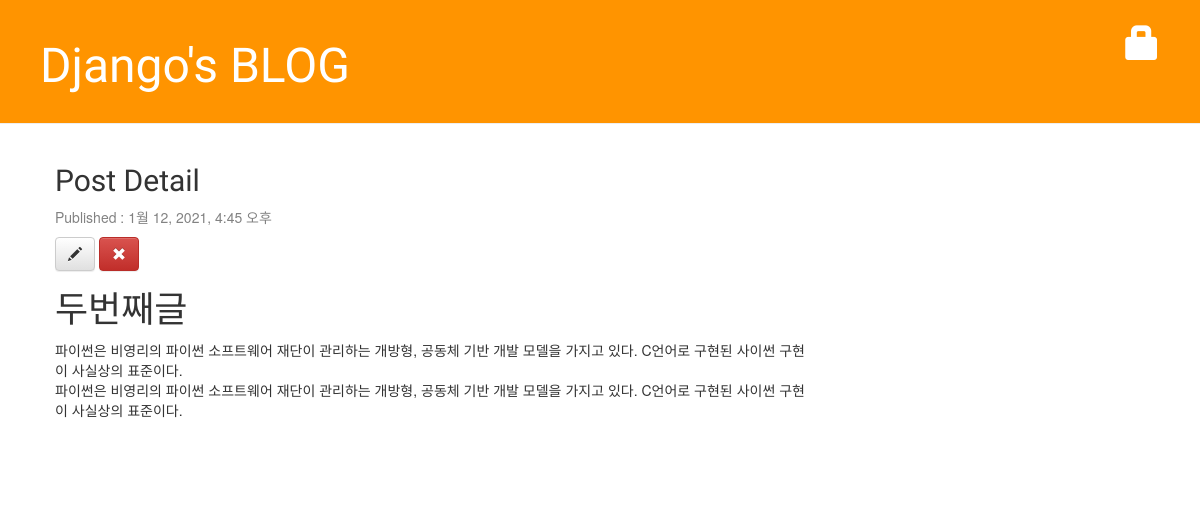
The page /post/2 on the database as committed earlier.
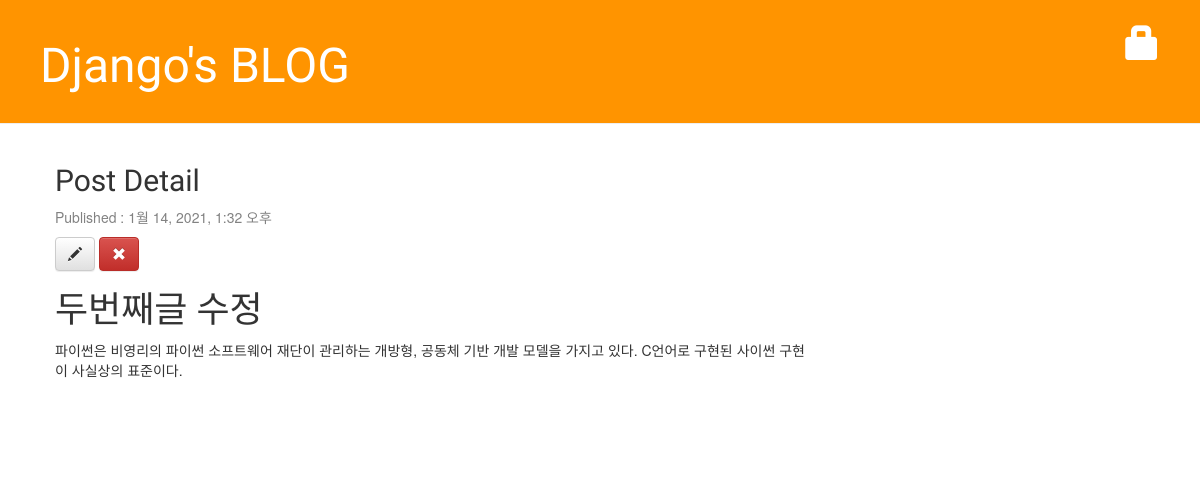
The same page on the database as committed later.
### blog/models.py (models this page shows, shortened)
class Post(models.Model):
    author = models.ForeignKey('auth.User', on_delete=models.CASCADE)
    title = models.CharField(max_length=200, validators=[min_length_3_validator])
    text = models.TextField()
    created_date = models.DateTimeField(default=timezone.now)
    published_date = models.DateTimeField(blank=True, null=True)

### blog/views.py (the view)
# urls.py: path('post/<int:pk>', views.post_detail, name='post_detail'),
def post_detail(request, pk):
    post = get_object_or_404(Post, pk=pk)
    return render(request, 'blog/post_detail.html', {'post': post})

### blog/templates/blog/post_detail.html (shortened to what this page needs)
{% extends 'blog/base.html' %}
{% block content %}
<div class="post">
    <h2>Post Detail</h2>
    {% if post.published_date %}
    <div class="date">
        <p>Published : {{post.published_date}}</p>
    </div>
    {% endif %}
    <a href="{% url 'post_edit' pk=post.pk %}" class="btn btn-default">
        <span class="glyphicon glyphicon-pencil"></span>
    </a>
    <a href="#" onclick="post_remove()" class="btn btn-danger">
        <span class="glyphicon glyphicon-remove"></span>
    </a>
    <h1>{{post.title}}</h1>
    <p>{{post.text|linebreaksbr}}</p>
</div>
{% endblock %}

### blog/templates/blog/base.html (shortened to what this page needs)
<!DOCTYPE html>
{% load static %}
<html lang="ko">
<head>
    <link rel="stylesheet" href="https://maxcdn.bootstrapcdn.com/bootstrap/3.3.2/css/bootstrap.min.css">
    <link rel="stylesheet" href="https://maxcdn.bootstrapcdn.com/bootstrap/3.3.2/css/bootstrap-theme.min.css" >
    <link rel="stylesheet" href="{% static 'css/blog.css' %}">
</head>
<body>
    <div class="page-header">
        {% if user.is_authenticated %}
            <a href="{% url 'post_new' %}" class="top-menu">
                <span class="glyphicon glyphicon-plus"></span>
            </a>
        {% else %}
            <a href="{% url 'login' %}" class="top-menu">
                <span class="glyphicon glyphicon-lock"></span>
            </a>
        {% endif %}
        <h1><a href="{% url 'post_list' %}">Django's BLOG</a></h1>
    </div>
    <div class="content container">
        <div class="row">
            <div class="col-md-8">
                {% block content %}
                {% endblock %}
            </div>
        </div>
    </div>
</body>
</html>

### blog/static/css/blog.css (style rules this page uses)
.page-header { background-color: #ff9400; margin-top: 0; padding: 20px 20px 20px 40px; }
.page-header h1, .page-header h1 a, .page-header h1 a:visited, .page-header h1 a:active { color: #ffffff; font-size: 36pt; text-decoration: none; }
.content { margin-left: 40px; }
h1, h2, h3, h4 { font-family: 'Lobster', cursive; }
.date { color: #828282; }
.top-menu, .top-menu:hover, .top-menu:visited { color: #ffffff; float: right; font-size: 26pt; margin-right: 20px; }
.post { margin-bottom: 70px; }

Rows that differ between the two databases and show on the page:
changed Post: published_date "1월 12, 2021, 4:45 오후" → "1월 14, 2021, 1:32 오후"; title "두번째글" → "두번째글 수정"; text "…사이썬 구현이 사실상의 표준이다. 파이썬은 비영리의 파이썬 소프트웨어 재단이 관리하는 개방형, 공동체 기반 개발 모델을 가지고 있다. C언어로 구현된 사이썬 구현이 사실상의 표준이다." → "파이썬은 비영리의 파이썬 소프트웨어 재단이 관리하는 개방형, 공동체 기반 개발 모델을 가지고 있다. C언어로 구현된 사이썬 구현이 사실상의 표준이다."
